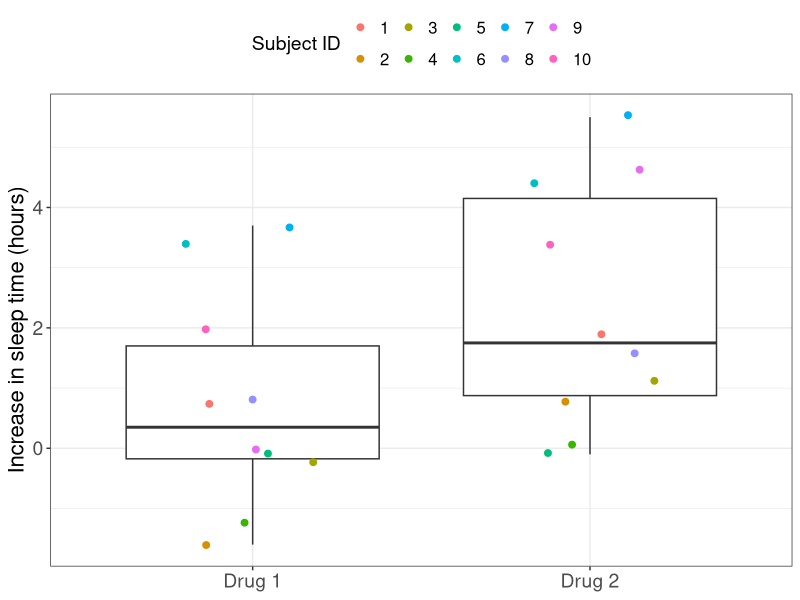
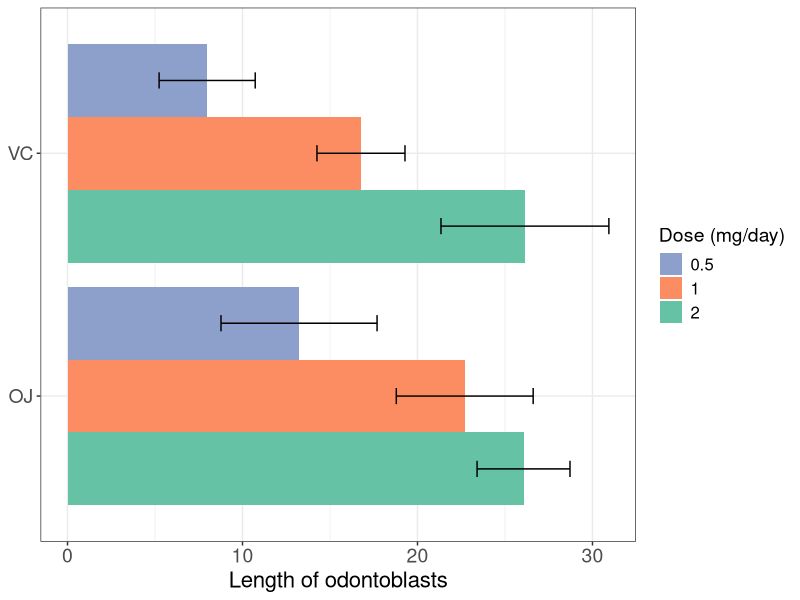
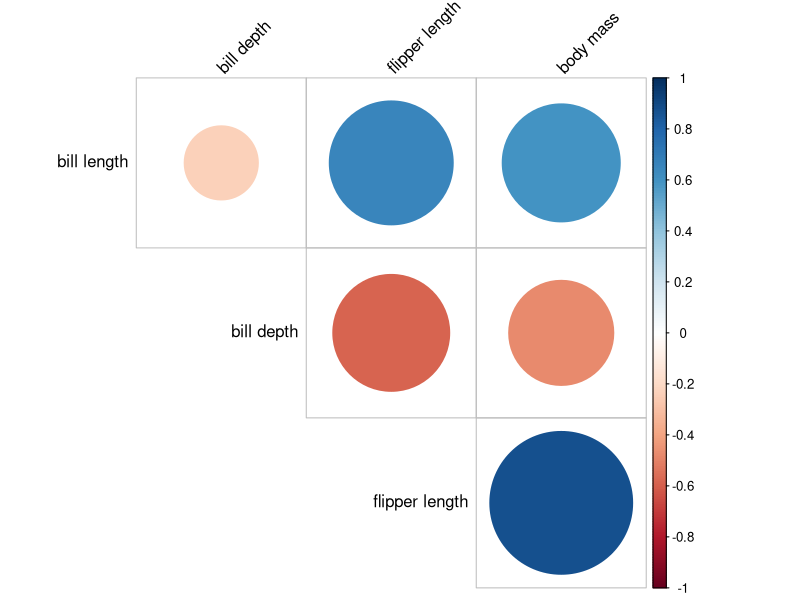
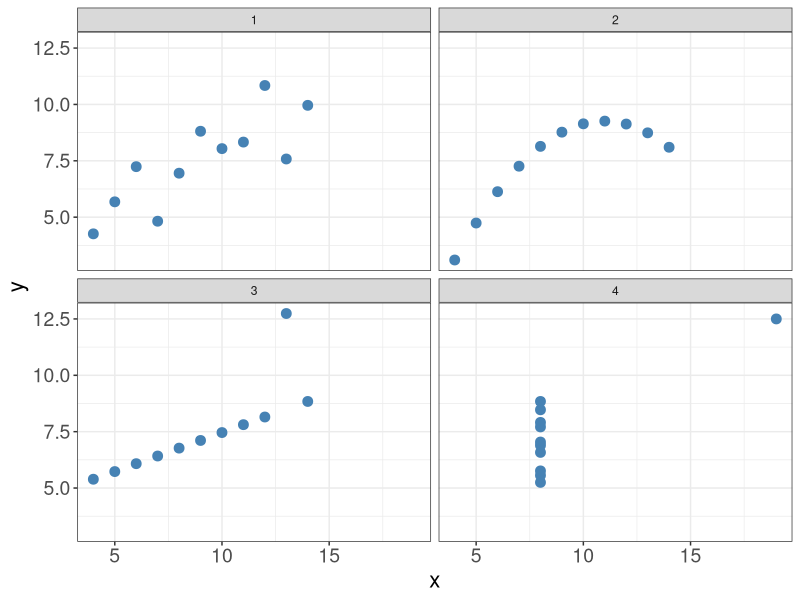
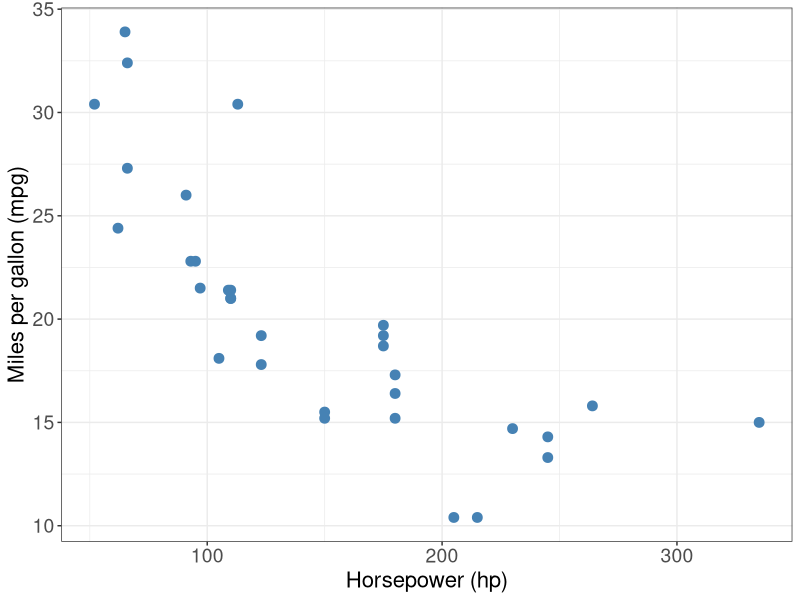
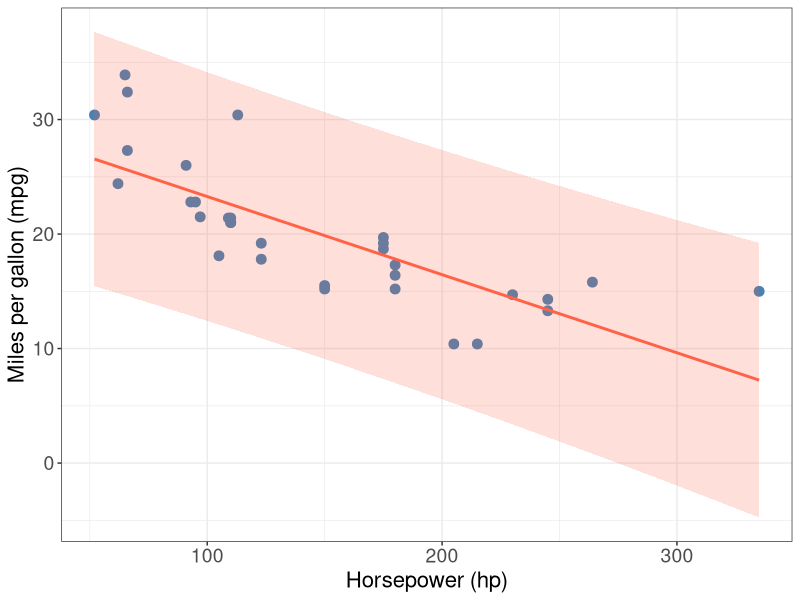
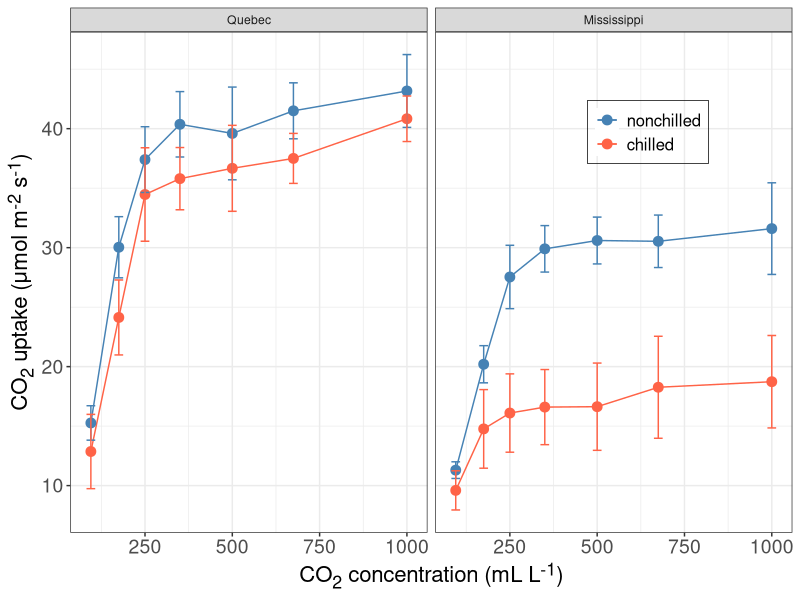

The R source for these figures, in order:
## ---- chunk 1
library(palmerpenguins)
library(tidyverse)
## ---- chunk 2
# 分析`Biscoe`岛上的`Adelie`企鹅和`Dream`岛上的`Adelie`企鹅在鳍长上是否存在显著差异。
penguins |>
  filter(species == "Adelie", island %in% c("Biscoe", "Dream")) |> 
  t.test(flipper_length_mm ~ island, data = _)
## ---- chunk 3
sleep
## ---- chunk 4
# 分析`sleep`数据集中`group`为`1`中受试者的睡眠是否有显著增加，并简要解释结果。
sleep |>
  filter(group == 1) |>
  pull(extra) |>
  t.test(mu = 0, alternative = "greater")
## ---- chunk 5
# 分析`sleep`数据集中两种药物在增加睡眠时间上是否存在显著差异，并简要解释结果。
sleep_wide <-
  sleep |>
    pivot_wider(names_from = group, values_from = extra, names_prefix = "group")
sleep_wide

sleep_1 <- sleep_wide$group1
sleep_2 <- sleep_wide$group2
t.test(sleep_1, sleep_2, paired = TRUE)
## ---- chunk 6
library(tidyverse)
sleep %>%
  ggplot(aes(x = group, y = extra)) +
  geom_boxplot() +
  geom_jitter(size = 2, width = 0.2, mapping = aes(color = as.factor(ID))) +
  scale_x_discrete(labels = c("Drug 1", "Drug 2")) +
  labs(color = "Subject ID", y = "Increase in sleep time (hours)") +
  theme_bw() +
  theme(
    legend.position = "top",
    axis.title.x = element_blank(),
    axis.title = element_text(size = 16),
    axis.text = element_text(size = 14),
    legend.title = element_text(size = 14),
    legend.text = element_text(size = 12)
  )
## ---- chunk 7
ToothGrowth
## ---- chunk 8
# 分析`ToothGrowth`数据集中不同剂量的`VC`对牙本质细胞长度（length of odontoblasts）的影响是否存在显著差异，并简要解释结果。
ToothGrowth |>
  filter(supp == "VC") |>
  aov(len ~ factor(dose), data = _) |>
  summary()
## ---- chunk 9
ToothGrowth |>
  filter(supp == "VC") |>
  aov(len ~ factor(dose), data = _) |>
  TukeyHSD()
## ---- chunk 10
ToothGrowth |>
  aov(len ~ supp * factor(dose), data = _) |>
  summary()
## ---- chunk 11
ToothGrowth |> 
	mutate(dose = factor(dose, levels = c(2, 1, 0.5))) |>
	group_by(supp, dose) |>
	summarise(mean_len = mean(len), sd_len = sd(len), .groups = "drop") |>
	ggplot(aes(x = mean_len, y = supp, fill = dose)) +
	geom_col(position = position_dodge(width = 0.9)) +
	geom_errorbar(aes(xmin = mean_len - sd_len, xmax = mean_len + sd_len), position = position_dodge(width = 0.9), width = 0.2) +
	labs(x = "Length of odontoblasts", fill = "Dose") +
	guides(fill = guide_legend(title = "Dose (mg/day)", reverse = TRUE)) +
	scale_fill_brewer(palette = "Set2") +
	theme_bw() +
	theme(
		axis.title.y = element_blank(),
		axis.title = element_text(size = 16),
		axis.text = element_text(size = 14),
		legend.title = element_text(size = 14),
		legend.text = element_text(size = 12)
	)
	
## ---- chunk 12
CO2
## ---- chunk 13
CO2 |>
  filter(Type == "Quebec", Treatment == "nonchilled") |>
  aov(uptake ~ factor(conc) + Error(conc/Plant), data = _) |>
  summary()
## ---- chunk 14
penguins_cor <-
  penguins |>
  select(bill_length_mm, bill_depth_mm, flipper_length_mm, body_mass_g) |>
  rename(
	`bill length` = bill_length_mm,
	`bill depth` = bill_depth_mm,
	`flipper length` = flipper_length_mm,
	`body mass` = body_mass_g
  ) |>
  drop_na() |>
  cor()
penguins_cor
## ---- chunk 15
library(corrplot)
penguins_test <-
  penguins |>
  select(bill_length_mm, bill_depth_mm, flipper_length_mm, body_mass_g) |>
  rename(
	`bill length` = bill_length_mm,
	`bill depth` = bill_depth_mm,
	`flipper length` = flipper_length_mm,
	`body mass` = body_mass_g
  ) |>
  drop_na() |>
  cor.mtest()
penguins_test
## ---- chunk 16

corrplot(
  penguins_cor,
  method = "circle",
  type = "upper",
  tl.col = "black",
  tl.srt = 45,
  p.mat = penguins_test$p.value,
  sig.level = 0.05,
  insig = "blank",
  diag = FALSE
)
## ---- chunk 17
#| echo: true
anscombe
## ---- chunk 18
#| echo: true
anscombe_tidy <-
  anscombe |>
  pivot_longer(
    everything(),
    cols_vary = "slowest",
    names_to = c(".value", "set"),
    names_pattern = "(.)(.)"
  )
anscombe_tidy
## ---- chunk 19
anscombe_tidy |>
  group_by(set) |>
  summarise(
    y_mean = mean(y),
    x_mean = mean(x),
    y_sd = sd(y),
    x_sd = sd(x),
    cor_xy = cor(x, y),
    .groups = "drop"
  )
## ---- chunk 20
anscombe_tidy |>
  ggplot() +
  geom_point(aes(x = x, y = y), color = "steelblue", size = 3) +
  facet_wrap(~set) +
  labs(x = "x", y = "y") +
  theme_bw() +
  theme(
    axis.title = element_text(size = 16),
    axis.text = element_text(size = 14)
  )
## ---- chunk 21
mtcars_data <- read_csv("data/mtcars.csv", skip = 3, #comment = "#",
                        col_types = cols(
                          vs = col_factor(),
                          am = col_factor(),
                          cyl = col_integer(),
                          gear = col_integer(),
                          carb = col_integer()
                        ))
mtcars_data

## ---- chunk 22
ggplot(mtcars_data, aes(x = hp, y = mpg)) +
  geom_point(color = "steelblue", size = 3) +
  labs(x = "Horsepower (hp)", y = "Miles per gallon (mpg)") +
  theme_bw() +
  theme(
	axis.title = element_text(size = 16),
	axis.text = element_text(size = 14)
  )
## ---- chunk 23
lm_model <- lm(mpg ~ hp, data = mtcars_data)
## ---- chunk 24
hp_new <- tibble(
  hp = seq(min(mtcars_data$hp), max(mtcars_data$hp), length.out = 100)
)
mtcars_pred <- predict(
  lm_model,
  newdata = hp_new,
  interval = "prediction",
  level = 0.99
) |>
  as_tibble() |>
  bind_cols(hp_new)

mtcars_data |>
  ggplot(aes(x = hp, y = mpg)) +
  geom_point(color = "steelblue", size = 3) +
  geom_line(
    data = mtcars_pred,
    aes(x = hp, y = fit),
    color = "tomato",
    size = 1
  ) +
  geom_ribbon(
    data = mtcars_pred,
    aes(x = hp, y = fit, ymin = lwr, ymax = upr),
    alpha = 0.2,
    fill = "tomato"
  ) +
  labs(x = "Horsepower (hp)", y = "Miles per gallon (mpg)") +
  theme_bw() +
  theme(
    axis.title = element_text(size = 16),
    axis.text = element_text(size = 14)
  )
## ---- chunk 25
CO2 |>
  filter(Type == "Quebec") |>
  aov(uptake ~ Treatment * factor(conc) + Error(conc/Plant), data = _) |>
  summary()
## ---- chunk 26
library(ggtext)
CO2 |> 
	group_by(Type, Treatment, conc) |>
	summarise(mean_uptake = mean(uptake), sd_uptake = sd(uptake), .groups = "drop") |>
	ggplot(aes(x = conc, y = mean_uptake, color = Treatment)) +
	geom_line() +
	geom_point(size = 3) +
	geom_errorbar(aes(ymin = mean_uptake - sd_uptake, ymax = mean_uptake + sd_uptake), width = 25) +
	facet_wrap(~Type) +
	labs(color = "Treatment") +
	xlab("CO<sub>2</sub> concentration (mL L<sup>-1</sup>)") +
	ylab("CO<sub>2</sub> uptake (&mu;mol m<sup>-2</sup> s<sup>-1</sup>)") +
	scale_color_manual(values = c("steelblue", "tomato")) +
	theme_bw() +
	theme(
		axis.title.y = element_markdown(size = 16),
		axis.title.x = element_markdown(size = 16),
		axis.text = element_text(size = 14),
		legend.title = element_blank(),
		legend.text = element_text(size = 12),
		legend.position = "inside",
		legend.position.inside = c(0.8, 0.8),
		legend.background = element_rect(fill = "transparent", color = "black", linewidth = 0.25)
	)
